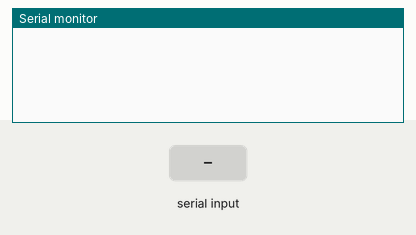
The sketch below on a simulated Arduino Uno, built with avr-gcc and run on an emulated ATmega328P. Parts: the last lines printed to the serial monitor. The inputs (shaded band) are chosen by the test bench.

Above: at 1.2 s.
1.3 s: "90,45\n" received over Serial
At 2.1 s:
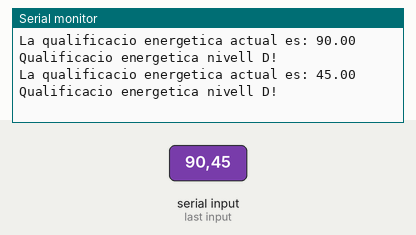
2.8 s: "30,150\n" received over Serial
At 4.12 s:
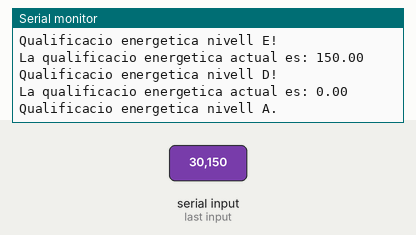
4.3 s: "5\n" received over Serial
At 5.1 s:
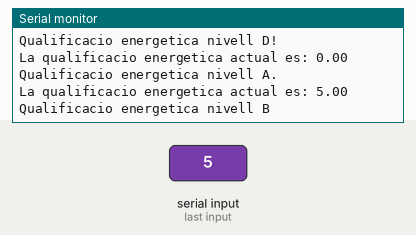
Timing chart, 0 to 7.3 s (numbered marks = the images above; inputs shaded):
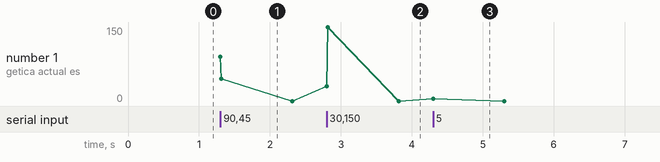

Measured:
- after the input at 1.3 s, the serial monitor: prints a new line at once (image 1)
- after the input at 2.8 s, the serial monitor: prints a new line at once (image 2)
- after the input at 4.3 s, the serial monitor: prints a new line at once (image 3)

The sketch:

Practica_2.4.4.ino
```cpp
/*************************************************************************
**                                                                      **
**                        Estructura IF, ELSE..                         **
**                                                                      **
*************************************************************************/

//*******  Includes  *****************************************************


//*******  Variables  ****************************************************
float Qualificacio_energetica;

//*******  Setup  ********************************************************
void setup(){
  Serial.begin(57600);     // Comunicació a 57600bps
}

//*******  Loop  *********************************************************
void loop(){
  while (Serial.available() > 0 ) { //Amb aquest apartat estem dient que si escribim un nombre
   Qualificacio_energetica = Serial.parseFloat();  //mes gran que 0, el codi s'executara, amb el
                                     //Serial.parseInt(), estem llegin el nombre que li escribim
  Serial.print("La qualificacio energetica actual es: ");
  Serial.println(Qualificacio_energetica);

  if ( Qualificacio_energetica < 3.5)   //Si la QE és <3.5
    {
      Serial.println("Qualificacio energetica nivell A.");
    }

  else if( Qualificacio_energetica < 6.5 ) //Si la QE és <6.5
    {
      Serial.println("Qualificacio energetica nivell B");
    }

  else if (Qualificacio_energetica < 11.1 )//Si la QE és < 11.1
    {
      Serial.println("Qualificacio energetica nivell C");
    }

  else if (Qualificacio_energetica < 17.7 )//Si la QE és < 17.7
    {
      Serial.println("Qualificacio energetica nivell D!");
    }
  else if (Qualificacio_energetica < 38.2 )//Si la QE és < 38.2
    {
      Serial.println("Qualificacio energetica nivell E!");
    }
  else if (Qualificacio_energetica < 43.2 )//Si la QE és < 43.2
    {
      Serial.println("Qualificacio energetica nivell F!");
    }
  else if (Qualificacio_energetica >= 43.2 )//Si la QE és >= 43.2
    {
      Serial.println("Qualificacio energetica nivell D!");
    }
  else
    {
      Serial.println("Error1");
    }

  }
}
```
